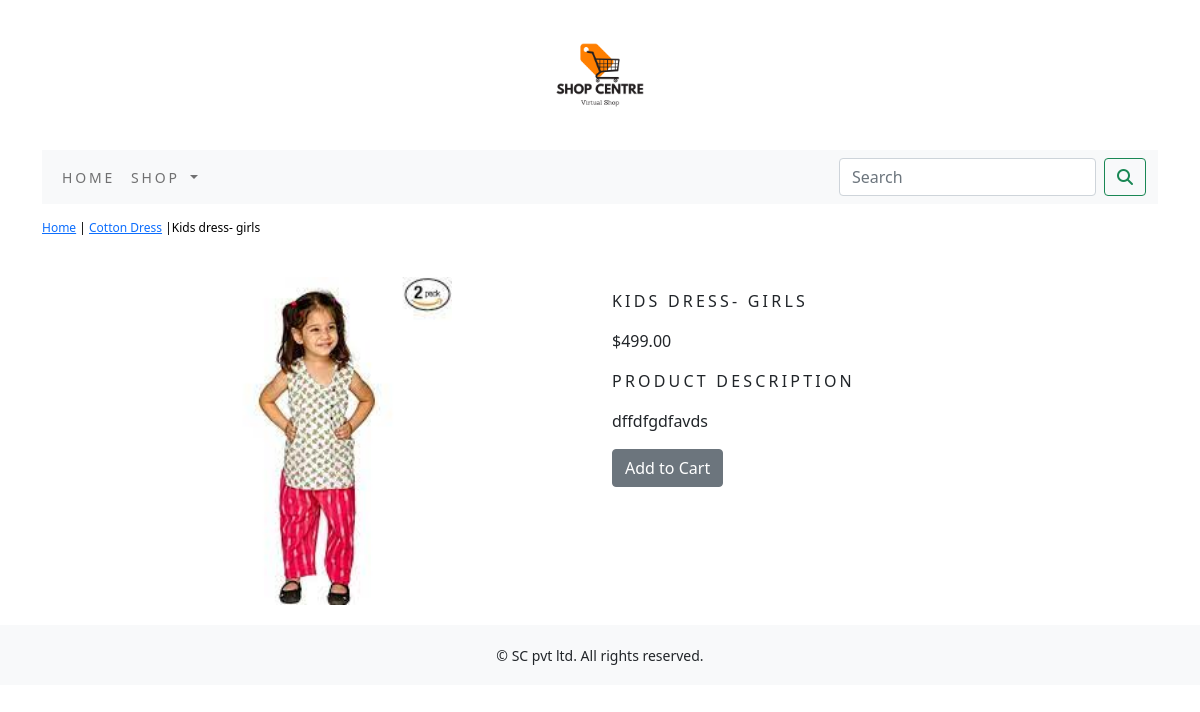
/shop/cotton-dress/kids-dress-girls/, run on the app's committed database.
### shop/models.py (models this page shows, shortened)
class Product(models.Model):
    name=models.CharField(max_length=250,unique=True)
    slug=models.SlugField(max_length=250,unique=True)
    description=models.TextField(blank=True)
    price=models.DecimalField(max_digits=10,decimal_places=2)
    category=models.ForeignKey(Category,on_delete=models.CASCADE)
    image=models.ImageField(upload_to='category',blank=True)
    stock=models.IntegerField()
    available=models.BooleanField(default=True)
    created=models.DateTimeField(auto_now_add=True)
    updated=models.DateTimeField(auto_now=True)
    class Meta:
        ordering=('name',)
        verbose_name='product'
        verbose_name_plural='products'

class Category(models.Model):
    name=models.CharField(max_length=250,unique=True)
    slug=models.SlugField(max_length=250,unique=True)
    description=models.TextField(blank=True)
    image=models.ImageField(upload_to='category',blank=True)
    class Meta:
        ordering=('name',)
        verbose_name='category'
        verbose_name_plural='categories'
    def get_url(self):
        return reverse('shop:products_by_category',args=[self.slug])
    def __str__(self):
        return '{}'.format(self.name)

### shop/views.py (the view)
# urls.py: path('<slug:c_slug>/<slug:product_slug>/', views.proDetail, name='prodCatdetail'),
def proDetail(request,c_slug,product_slug):
    try:
        product=Product.objects.get(category__slug=c_slug,slug=product_slug)
    except Exception as e:
        raise e
    return render(request,'product.html',{'product':product})

### cart/context_processors.py (called while the page is built)
def counter(request):
    item_count=0
    if 'admin' in request.path:
        return {}
    else:
        try:
            cart=Cart.objects.filter(cart_id=_cart_id(request))
            cart_items=CartItem.objects.all().filter(cart=cart[:1])
            for cart_item in cart_items:
                item_count += cart_item.quantity
        except Cart.DoesNotExist:
            item_count=0
    return dict(item_count=item_count)

### cart/views.py (called while the page is built)
def _cart_id(request):
    cart=request.session.session_key
    if not cart:
        cart=request.session.create()
    return cart

### shop/context_processors.py (called while the page is built)
def menu_links(request):
    links=Category.objects.all()
    return dict(links=links)

### templates/product.html (shortened to what this page needs)
{% extends 'base.html' %}
{% load static %}
{% block content %}
<div class="row my_prod_row_class">
  <div class="mx_auto">
    <p> <a href="{% url 'shop:allProdCat' %}">Home</a> | <a href="{{product.category.get_url}}">{{product.category}}</a> |{{product.name}}</p>
  </div>
<div class="container">
<br>
  <div class="row">
    <div class="col-12 col-sm-12 col-md-12 col-lg-6 text-center">
      <div style="min-width:18rem">
      <img src="{{product.image.url}}" alt="{{product.name}}" width="50%" height="50%">
      </div>
    </div>
      <div class="col-12 col-sm-12 col-md-12 col-lg-6">
        <div>
        <h1 class="my_prod_title">{{product.name}}</h1>
        <p>${{product.price}}</p>
        <p class="my_title">Product Description</p>
        <p class="text-justify my_prod_text">{{product.description}}</p>
        {% if product.stock <= 0 %}
        <p class="text-justify my_prod_text"><b>Out of Stock</b></p>
        {% else %}
        <a class="btn btn-secondary" href="{% url 'cart:add_cart' product.id %}"> Add to Cart</a>
        {% endif %}
        </div>
      </div>
    </div>
  </div>
</div>
{% endblock %}

### static/css/custom.css (style rules this page uses)
body { font-family: 'Spectral', serif; }
.my_title { font-size:16px; text-transform:uppercase; letter-spacing:.2em; }
.my_prod_row_class { padding-top:15px; padding-bottom:20px; }
.my_prod_row_class .mx_auto { color:#000; font-size:12px; text-decoration:none; }
.my_prod_title { font-size:16px; text-transform:uppercase; letter-spacing:.2em; padding-top:15px; padding-bottom:10px; }
.my_prod_text { padding-right:20px; }

### data on the page
Product: category "Cotton Dress", name "Kids dress- girls", image (picture), name "KIDS DRESS- GIRLS", price "499.00", description "dffdfgdfavds"
